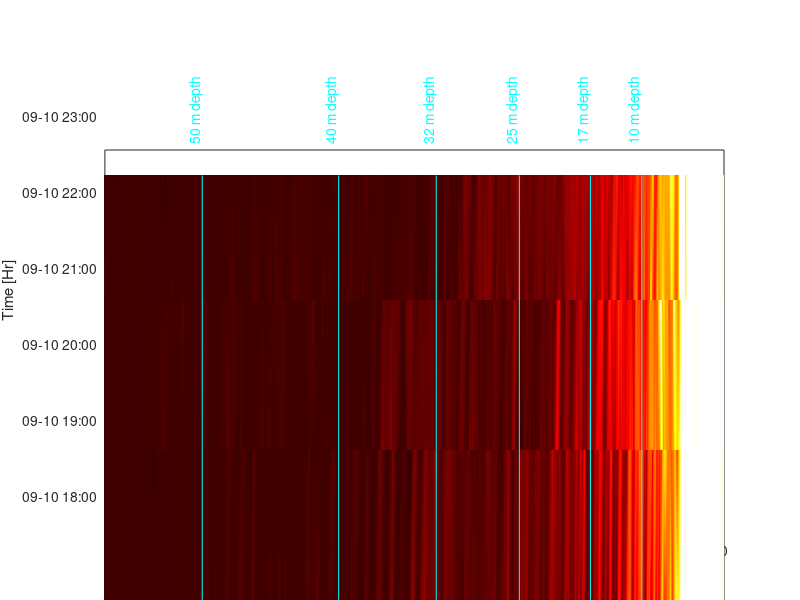

MATLAB code for this plot:
close all; clear all;

% load time stack
load('2017-09-10_timestack.mat')

% plot time stack
[Time,Range] = meshgrid(txDn,Rg);
h=figure; hold on;
set(h,'units','inches')
set(h,'position',[0.8083 2.9917 13.7250 4.3750])
pcolor(Range,Time,txIMat)
shading interp
colormap hot
box on
set(gca,'xdir','reverse')
xlim([0 7000])
ylim([datenum('09-10 18:00','mm-dd HH:MM'), datenum('09-11 00:00','mm-dd HH:MM')])
datetick('y','mm-dd HH:MM')
axis tight
xlim([0 9000])
caxis([0 150])
ylabel('Time [Hr]'); xlabel('Range [km]')

% plot bathy 
hold on
for i = 1:numel(Zbathy)
    plot([Rbathy(i) Rbathy(i)],[txDn(1) txDn(end)],'-c')
    tx = text(Rbathy(i),txDn(150),[num2str(Zbathy(i)), ' m depth'],'color','c','verticalalignment','bottom');
    set(tx,'Rotation',90)
end

